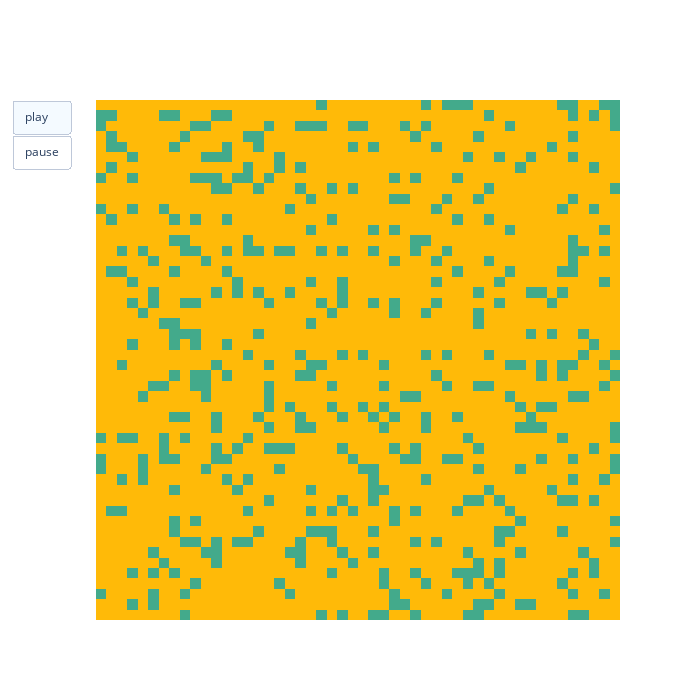

The notebook cell this image was saved under:
### Code cell
states = [get_random_state() for _ in range(25)]
make_animation(states)

### Figure 1 — Plotly figure (JSON) as saved in the notebook; plotly's stock layout.template omitted (floating-point values rounded to 4 significant figures; data arrays with more than 128 entries replaced by an {"elided": "..."} marker saying what was removed)
{"data": [{"colorscale": [[0, "#ffba08"], [1, "#43aa8b"]], "showscale": false, "type": "heatmap", "z": {"elided": "50x50 int values"}}], "layout": {"height": 700, "updatemenus": [{"buttons": [{"args": [null], "label": "play", "method": "animate"}, {"args": [[null], {"frame": {"duration": 0, "redraw": false}, "mode": "immediate", "transition": {"duration": 0}}], "label": "pause", "method": "animate"}], "type": "buttons", "visible": true}], "width": 700, "xaxis": {"visible": false}, "yaxis": {"visible": false}}}
